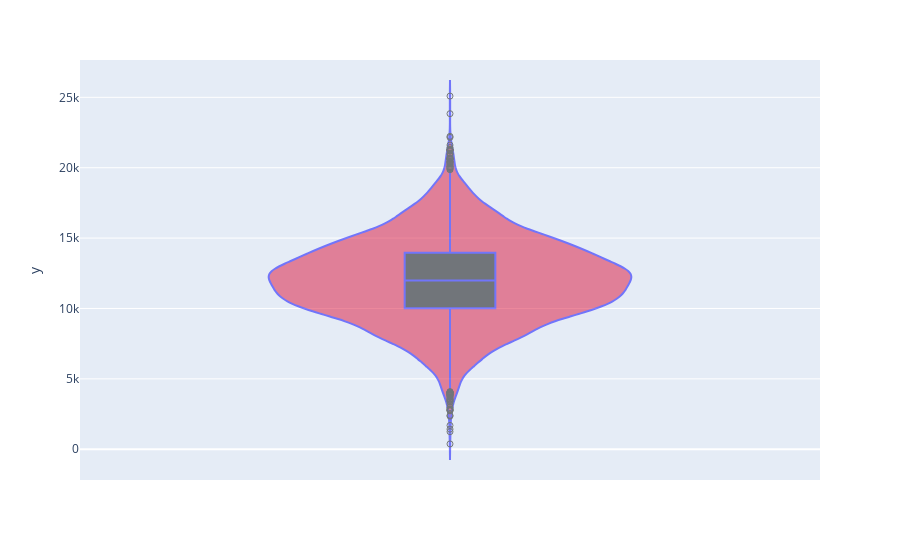

Notebook cell for this chart:
### Code cell
fig = px.violin(y = aplicaciones_df.Saldo, box = True)
fig.update_traces(fillcolor = 'crimson',   # Color de fondo
                  line_color = 'blue',   # Color de borde
                  marker_line_outliercolor = 'black', # Color de borde de los atípicos
                  box_fillcolor = 'black', # Color del box plot
                  opacity = 0.5) 
fig.show()

### Figure 1 — Plotly figure (JSON) as saved in the notebook; plotly's stock layout.template omitted (floating-point values rounded to 4 significant figures; data arrays with more than 128 entries replaced by an {"elided": "..."} marker saying what was removed)
{"data": [{"alignmentgroup": "True", "box": {"fillcolor": "black", "visible": true}, "fillcolor": "crimson", "hovertemplate": "y=%{y}<extra></extra>", "legendgroup": "", "line": {"color": "blue"}, "marker": {"color": "#636efa", "line": {"outliercolor": "black"}}, "name": "", "offsetgroup": "", "opacity": 0.5, "orientation": "v", "scalegroup": "True", "showlegend": false, "type": "violin", "x0": " ", "xaxis": "x", "y": {"elided": "6383 float values"}, "y0": " ", "yaxis": "y"}], "layout": {"legend": {"tracegroupgap": 0}, "margin": {"t": 60}, "violinmode": "group", "xaxis": {"anchor": "y", "domain": [0, 1]}, "yaxis": {"anchor": "x", "domain": [0, 1], "title": {"text": "y"}}}}
